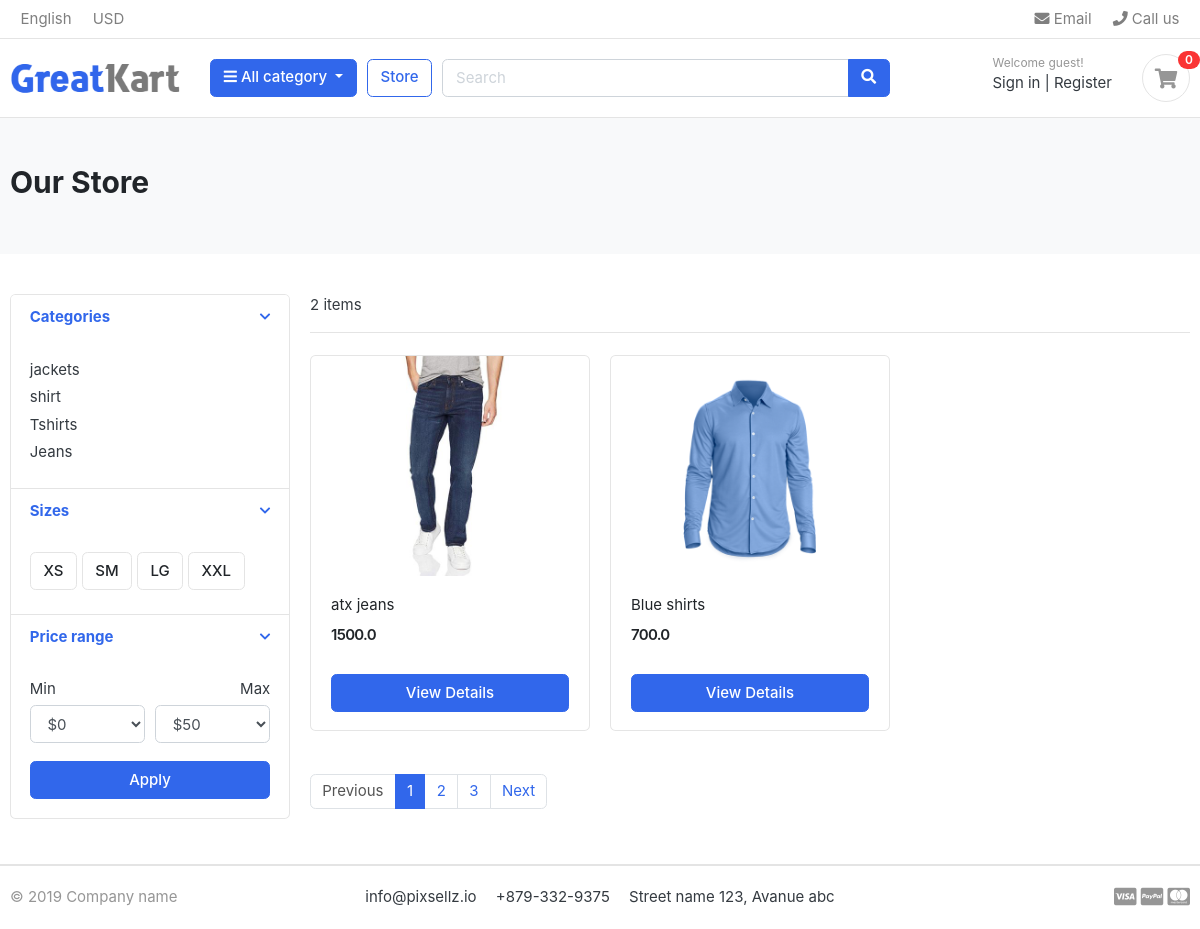
The app's page /store/store/ with its own data.
### store/models.py (models this page shows, shortened)
class Category(models.Model):
    cat_name=models.CharField(max_length=50)
    cat_desc=models.CharField(max_length=255)
    cat_image=models.ImageField(upload_to='category/images')
    cat_slug=models.SlugField(max_length=50,null=True,blank=True)
    def get_url(self):
        return reverse('store',args=[self.cat_slug])
    class Meta:
        verbose_name="Category"
        verbose_name_plural="Categories"

class Product(models.Model):
    product_name=models.CharField(max_length=255)
    product_slug=models.SlugField(max_length=50,null=True,blank=True)
    price=models.FloatField()
    stock=models.IntegerField()
    desc=models.TextField(max_length=255)
    image=models.ImageField(upload_to='product/images')
    category=models.ForeignKey(Category,on_delete=models.CASCADE)
    date_time=models.DateTimeField(auto_now_add=True)
    update_at=models.DateTimeField(auto_now=True)
    def __str__(self):
        return self.product_name

### store/views.py (the view)
# urls.py: path('store/',views.store,name='store'),
def store(request,cat_slug=None):
    if cat_slug!=None:
        category=Category.objects.get(cat_slug=cat_slug)
        print(category)
        products=Product.objects.filter(category=category)
        print(f"filter products : ",products)
        paginator=Paginator(products,2)
        page=request.GET.get("page")
        paged_products=paginator.get_page(page)
        prod_count=products.count()
        print(prod_count)
    else:
        products=Product.objects.all()
        paginator=Paginator(products,2)
        page=request.GET.get("page")
        print(page)
        paged_products=paginator.get_page(page)
        print(paged_products)
        products=paged_products.object_list
        print(products)
        prod_count=products.count()
        print(prod_count)
    if prod_count == 1:
        item_text = "item"
    else:
        item_text = "items"
    context={
        'all_prod':paged_products,
        'prod_count':prod_count,
        'item_text':item_text
    }
    return render(request,'store/store.html',context)

### cart/context_processors.py (called while the page is built, shortened)
def counter(request):
    cart_count=0
    try:
        if request.user.is_authenticated:
            cart_item=CartItem.objects.filter(user=request.user)
            cart_count=0
            for item in cart_item:
              cart_count=cart_count+item.quantity
        else:
            cart=Cart.objects.get(cart_id=_cart_id(request))
            cart_items=CartItem.objects.filter(cart=cart)
            cart_count=0
            for item in cart_items:
                cart_count=cart_count+item.quantity
    except Cart.DoesNotExist:
        cart_count=0
    return dict(count=cart_count)

### cart/views.py (called while the page is built)
def _cart_id(request):
    cart=request.session.session_key
    if not cart:
        request.session.create()
        cart = request.session.session_key
    return cart

### store/context_processors.py (called while the page is built)
def categories(request):
    categories=Category.objects.all()
    return dict(cat=categories)

### templates/store/store.html (shortened to what this page needs)
{% extends 'base.html' %}
{% load static %}
{% block content %}
<section class="section-pagetop bg">
<div class="container">
	<h2 class="title-page">Our Store</h2>
</div>
</section>
<section class="section-content padding-y">
<div class="container">
<div class="row">
	<aside class="col-md-3">
<div class="card">
	<article class="filter-group">
		<header class="card-header">
			<a href="#" data-toggle="collapse" data-target="#collapse_1" aria-expanded="true" class="">
				<i class="icon-control fa fa-chevron-down"></i>
				<h6 class="title">Categories</h6>
			</a>
		</header>
		<div class="filter-content collapse show" id="collapse_1" style="">
			<div class="card-body">
				<ul class="list-menu">
				{% for categories in cat %}
				<li><a href="{{ categories.get_url  }}">{{categories.cat_name}}</a></li>
				{% endfor %}
				</ul>
			</div>
		</div>
	</article>
	<article class="filter-group">
		<header class="card-header">
			<a href="#" data-toggle="collapse" data-target="#collapse_4" aria-expanded="true" class="">
				<i class="icon-control fa fa-chevron-down"></i>
				<h6 class="title">Sizes </h6>
			</a>
		</header>
		<div class="filter-content collapse show" id="collapse_4" style="">
			<div class="card-body">
			  <label class="checkbox-btn">
			    <span class="btn btn-light"> XS </span>
			  </label>
			  <label class="checkbox-btn">
			    <span class="btn btn-light"> SM </span>
			  </label>
			  <label class="checkbox-btn">
			    <span class="btn btn-light"> LG </span>
			  </label>
			  <label class="checkbox-btn">
			    <span class="btn btn-light"> XXL </span>
			  </label>
		</div>
		</div>
	</article>
	<article class="filter-group">
		<header class="card-header">
			<a href="#" data-toggle="collapse" data-target="#collapse_3" aria-expanded="true" class="">
				<i class="icon-control fa fa-chevron-down"></i>
				<h6 class="title">Price range </h6>
			</a>
		</header>
		<div class="filter-content collapse show" id="collapse_3" style="">
			<div class="card-body">
				<div class="form-row">
				<div class="form-group col-md-6">
				  <label>Min</label>
				  	<select class="mr-2 form-control">
						<option value="0">$0</option>
					</select>
				</div>
				<div class="form-group text-right col-md-6">
				  <label>Max</label>
				  	<select class="mr-2 form-control">
						<option value="50">$50</option>
					</select>
				</div>
				</div>
				<button class="btn btn-block btn-primary">Apply</button>
			</div>
		</div>
	</article>
</div>
	</aside>
	<main class="col-md-9">
<header class="border-bottom mb-4 pb-3">
{% if product_fetched %}
<div class="form-inline">
			<span class="mr-md-auto">{{product_count}} {{item_text}} </span>
		</div>
		{% else %}
		<div class="form-inline">
			<span class="mr-md-auto">{{prod_count}} {{item_text}} </span>
		</div>
		{% endif %}
</header>
<div class="row">
{% if product_fetched %}
{% for prod in product_fetched %}
	<div class="col-md-4">
		<figure class="card card-product-grid">
			<div class="img-wrap">
				<img src="{{prod.image.url}}">
			</div>
			<figcaption class="info-wrap">
				<div class="fix-height">
					<a href="{% url 'store' prod.category.cat_slug %}" class="title">Product Name : {{prod.product_name}}</a>
					<p>{{prd.desc}}</p>
					<p>{{prd.stock}}</p>
					<div class="price-wrap mt-2">
						<span class="price">Price : {{prod.price}}</span>
						{% comment %} <del class="price-old">$1980</del> {% endcomment %}
					</div>
				</div>
				<a href="{% url 'product_detail' prod.category.cat_slug prod.product_slug %}" class="btn btn-block btn-primary">View Details </a>
			</figcaption>
		</figure>
	</div>
	{% endfor %}
	{% else %}
{% for prod in all_prod %}
	<div class="col-md-4">
		<figure class="card card-product-grid">
			<div class="img-wrap">
				<img src="{{prod.image.url}}">
			</div>
			<figcaption class="info-wrap">
				<div class="fix-height">
					<a href="{% url 'store' prod.category.cat_slug %}" class="title">{{prod.product_name}}</a>
					<div class="price-wrap mt-2">
						<span class="price">{{prod.price}}</span>
					</div>
				</div>
				<a href="{% url 'product_detail' prod.category.cat_slug prod.product_slug %}" class="btn btn-block btn-primary">View Details </a>
			</figcaption>
		</figure>
	</div>
	{% endfor %}
	{% endif %}
</div>
<nav class="mt-4" aria-label="Page navigation sample">
{% if all_prod.has_other_pages %}
  <ul class="pagination">
  {% if all_prod.has_previous %}
    <li class="page-item"><a class="page-link" href="?page={{all_prod.previous_page_number}}">Previous</a></li>
	{% else %}
	<li class="page-item disabled"><a class="page-link" href="#">Previous</a></li>
	{% endif %}
	{% for i in all_prod.paginator.page_range %}
	{% if all_prod.number == i %}
    <li class="page-item active"><a class="page-link" href="#">{{i}}</a></li>
	{% else %}
	 <li class="page-item"><a class="page-link" href="?page={{i}}">{{i}}</a></li>
	 {% endif %}
	 {% endfor %}
   {% if all_prod.has_next %}
    <li class="page-item"><a class="page-link" href="?page={{all_prod.next_page_number}}">Next</a></li>
	{% else %}
	<li class="page-item disabled"><a class="page-link" href="#">Next</a></li>
	{% endif %}
  </ul>
{% endif %}
</nav>
	</main>
</div>
</div>
</section>
{% endblock %}

### templates/base.html (shortened to what this page needs)
{% load static %}
<!DOCTYPE HTML>
<html lang="en">
<head>
<link href="{% static 'css/bootstrap.css' %}" rel="stylesheet" type="text/css"/>
<link href="{% static 'fonts/fontawesome/css/all.min.css' %}" type="text/css" rel="stylesheet">
<link href="{% static 'css/ui.css' %}" rel="stylesheet" type="text/css"/>
<link href="{% static 'css/responsive.css' %}" rel="stylesheet" media="only screen and (max-width: 1200px)" />
</head>
<body>
{% include 'includes/header.html' %}
{% block content %}
{% endblock %}
{% include 'includes/footer.html' %}
</body>
</html>

### templates/includes/header.html (shortened to what this page needs)
{% load static %}
<header class="section-header">
    <nav class="navbar p-md-0 navbar-expand-sm navbar-light border-bottom">
    <div class="container">
      <div class="collapse navbar-collapse" id="navbarTop4">
        <ul class="navbar-nav mr-auto">
            <li class="nav-item dropdown">
                 <a href="#" class="nav-link">   English </a>
            </li>
            <li class="nav-item dropdown">
                <a href="#" class="nav-link"> USD </a>
            </li>
        </ul>
        <ul class="navbar-nav">
            <li><a href="#" class="nav-link"> <i class="fa fa-envelope"></i> Email </a></li>
            <li><a href="#" class="nav-link"> <i class="fa fa-phone"></i> Call us </a></li>
        </ul>
      </div>
    </div>
    </nav>
    <section class="header-main border-bottom">
        <div class="container">
    <div class="row align-items-center">
        <div class="col-lg-2 col-md-3 col-6">
            <a href="{% url 'home' %}" class="brand-wrap">
                <img class="logo" src="{% static './images/logo.png' %}">
            </a>
        </div>
        <div class="col-lg col-sm col-md col-6 flex-grow-0">
            <div class="category-wrap dropdown d-inline-block float-right">
                <button type="button" class="btn btn-primary dropdown-toggle" data-toggle="dropdown">
                    <i class="fa fa-bars"></i> All category
                </button>
            </div>
        </div>
        <a href="{% url 'store' %}" class="btn btn-outline-primary">Store</a>
        <div class="col-lg  col-md-6 col-sm-12 col">
            <form action="{% url 'search' %}" class="search" method="GET">
                <div class="input-group w-100">
                    <input type="text" class="form-control" style="width:60%;" name="dhundo" placeholder="Search">
                    <div class="input-group-append">
                      <button class="btn btn-primary" type="submit">
                        <i class="fa fa-search"></i>
                      </button>
                    </div>
                </div>
            </form>
        </div>
        <div class="col-lg-3 col-sm-6 col-8 order-2 order-lg-3">
                    <div class="d-flex justify-content-end mb-3 mb-lg-0">
                        {% if request.user.is_authenticated %}
                        <div class="widget-header">
                            <small class="title text-muted">Welcome {{user.first_name}}</small>
                            <div>
                                <a href="{% url 'dashboard'  %}">Dashboard</a> <span class="dark-transp"> | </span>
                                <a href="{% url 'logout' %}"> Logout</a>
                            </div>
                        </div>
                        {% else %}
                        <div class="widget-header">
                            <small class="title text-muted">Welcome guest!</small>
                            <div>
                                <a href="{% url 'login'  %}">Sign in</a> <span class="dark-transp"> | </span>
                                <a href="{% url 'register' %}"> Register</a>
                            </div>
                        </div>
                        {% endif %}
                        <a href="{% url 'cart' %}" class="widget-header pl-3 ml-3">
                            <div class="icon icon-sm rounded-circle border"><i class="fa fa-shopping-cart"></i></div>
                            <span class="badge badge-pill badge-danger notify">{{count}}</span>
                        </a>
                    </div>
                </div>
    </div>
        </div>
    </section>
    </header>

### templates/includes/footer.html
<footer class="section-footer border-top">
	<div class="container">
		<section class="footer-bottom border-top row">
			<div class="col-md-2">
				<p class="text-muted"> &copy 2019 Company name </p>
			</div>
			<div class="col-md-8 text-md-center">
				<span  class="px-2">info@pixsellz.io</span>
				<span  class="px-2">+879-332-9375</span>
				<span  class="px-2">Street name 123, Avanue abc</span>
			</div>
			<div class="col-md-2 text-md-right text-muted">
				<i class="fab fa-lg fa-cc-visa"></i>
				<i class="fab fa-lg fa-cc-paypal"></i>
				<i class="fab fa-lg fa-cc-mastercard"></i>
			</div>
		</section>
	</div>
</footer>

### static/css/ui.css (style rules this page uses)
html { font-family: "Inter", sans-serif; font-size: 15px; }
.img-wrap { text-align: center; display: block; }
.img-wrap img { max-width: 100%; }
.price-wrap { letter-spacing: -0.7px; }
.icon-xs, .icon-sm, .icon-md, .icon-lg { display: inline-block; text-align: center; flex-shrink: 0; flex-grow: 0; }
.icon-sm { width: 48px; height: 48px; line-height: 48px !important; font-size: 20px; }
.padding-y { padding-top: 40px; padding-bottom: 40px; }
figure { margin-bottom: 0; }
article:after, .form-group:after { display: block; clear: both; content: ""; }
.bg { background-color: #f8f9fa; }
.title-page { color: #212529; }
p:last-child { margin-bottom: 0; }
.header-main { position: relative; padding-top: 1rem; padding-bottom: 1rem; }
.brand-wrap .logo, .navbar-brand .logo { margin-right: 7px; max-height: 42px; display: inline-block; }
.widget-header { display: inline-block; vertical-align: middle; position: relative; }
.widget-header a { color: #343a40; }
.widget-header i { color: #969696; }
.widget-header .title { display: block; }
.widget-header .notify { position: absolute; top: -3px; right: -10px; }
.footer-bottom { padding-top: 20px; padding-bottom: 20px; }
.btn-light { background-color: #fff; border-color: #e4e4e4; }
[class*=list-] li:after { visibility: hidden; display: block; content: ""; overflow: hidden; height: 0; clear: both; }
.list-menu { list-style: none; margin: 0; padding-left: 0; }
.list-menu li { margin-bottom: 5px; }
.list-menu a { color: #343a40; }
[class*=card-product] a.title { color: #212529; display: block; }
[class*=card-product] .img-wrap { overflow: hidden; position: relative; }
[class*=card-product] .img-wrap img { height: 100%; max-width: 100%; width: auto; display: inline-block; -o-object-fit: cover; object-fit: cover; }
.card-product-grid { margin-bottom: 20px; }
.card-product-grid .img-wrap { border-radius: 0.2rem 0.2rem 0 0; height: 220px; }
.card-product-grid .info-wrap { overflow: hidden; padding: 18px 20px; }
.card-product-grid .fix-height { height: 80px; overflow: hidden; }
.card .img-wrap { overflow: hidden; }
.notify { position: absolute; top: -4px; right: -10px; display: inline-block; padding: 0.25em 0.6em; font-size: 12px; line-height: 1; text-align: center; border-radius: 3rem; color: #fff; background-color: #fa3434; }
.price { font-weight: 600; color: #212529; }
.icon-control { margin-top: 5px; float: right; font-size: 80%; }
.card-header .title { margin-bottom: 0; line-height: 1.5; }
.filter-group { border-bottom: 1px solid #e4e4e4; }
.filter-group .card-header { border-bottom: 0; }
.filter-group:last-child { border-bottom: 0; }
.checkbox-btn { position: relative; }
.section-pagetop { padding: 45px 0; }

### records on screen
Category: cat_name "jackets"
Category: cat_name "shirt"
Category: cat_name "Tshirts"
Category: cat_name "Jeans"
Product: image (picture), product_name "atx jeans", price "1500.0"
Product: image (picture), product_name "Blue shirts", price "700.0"

### other values on screen
{{ count }} "0"
{{ prod_count }} "2"
{{ item_text }} "items"
{{ i }} "1"
{{ i }} "2" "3"
